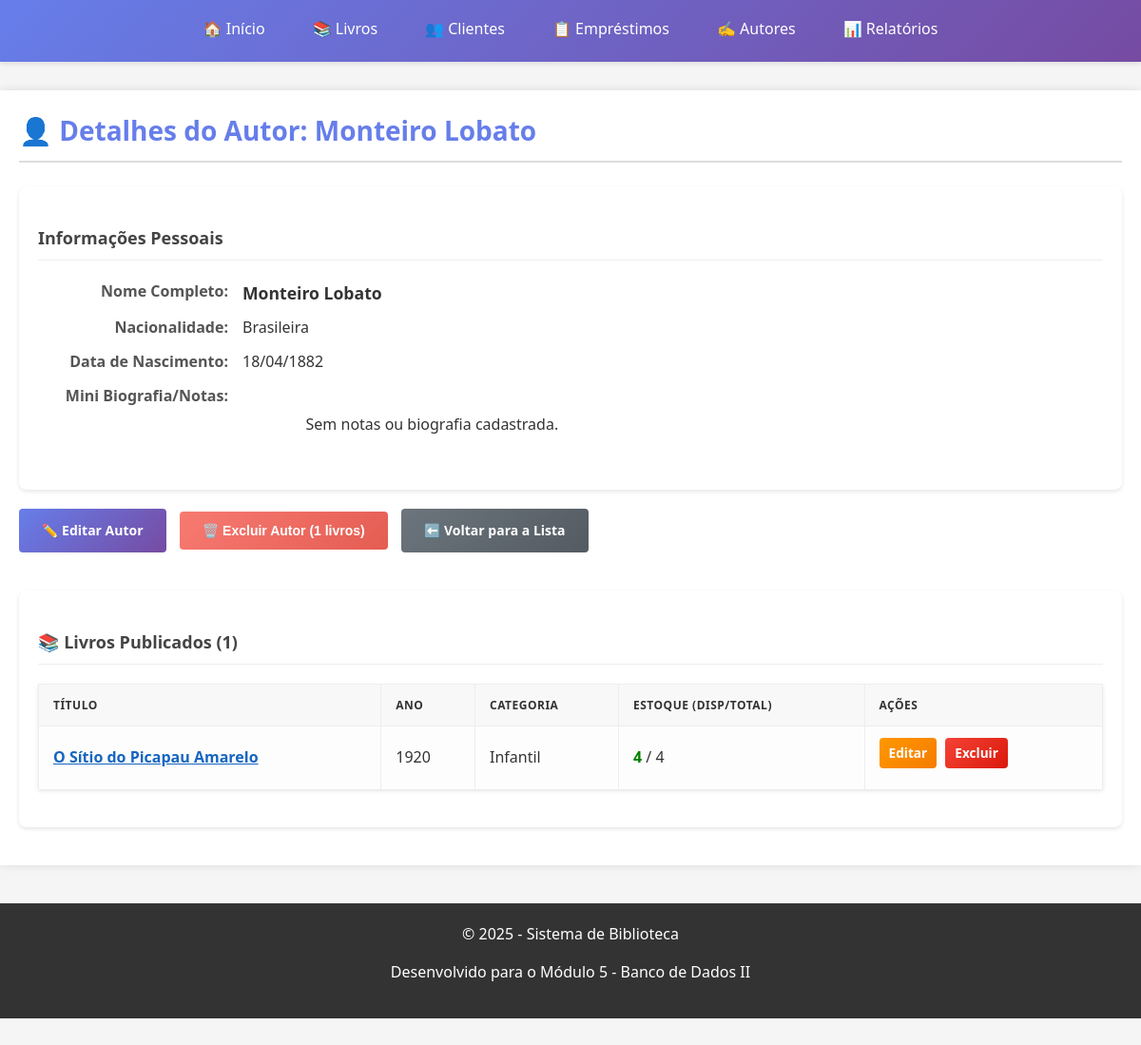
Page /biblioteca/autor_detalhes.php?id=10 on the committed database.
### tables this page shows
CREATE TABLE `autores` (
  `id` int(11) NOT NULL,
  `nome` varchar(150) NOT NULL,
  `nacionalidade` varchar(50) DEFAULT NULL,
  `data_nascimento` date DEFAULT NULL,
  `biografia` text DEFAULT NULL,
  `created_at` timestamp NOT NULL DEFAULT current_timestamp(),
  `updated_at` timestamp NOT NULL DEFAULT current_timestamp() ON UPDATE current_timestamp()
);

CREATE TABLE `livros` (
  `id` int(11) NOT NULL,
  `titulo` varchar(200) NOT NULL,
  `autor_id` int(11) NOT NULL,
  `isbn` varchar(20) DEFAULT NULL,
  `ano_publicacao` year(4) DEFAULT NULL,
  `editora` varchar(100) DEFAULT NULL,
  `numero_paginas` int(11) DEFAULT NULL,
  `quantidade_total` int(11) DEFAULT 1,
  `quantidade_disponivel` int(11) DEFAULT 1,
  `categoria` varchar(50) DEFAULT NULL,
  `capa_imagem` varchar(255) DEFAULT NULL,
  `localizacao` varchar(50) DEFAULT NULL,
  `created_at` timestamp NOT NULL DEFAULT current_timestamp(),
  `updated_at` timestamp NOT NULL DEFAULT current_timestamp() ON UPDATE current_timestamp()
);

### biblioteca/includes/funcoes.php (called while the page is built, shortened)
<?php
function formatarData($data) {
    return date('d/m/Y', strtotime($data));
}

### biblioteca/autor_detalhes.php (the view, shortened to what this page needs)
<?php
require_once 'includes/funcoes.php';
require_once 'includes/header.php';
$db = Database::getInstance();
$pdo = $db->getConnection();
$id = isset($_GET['id']) ? (int)$_GET['id'] : 0;
try {
    $sqlAutor = "SELECT * FROM autores WHERE id = :id";
    $stmtAutor = $pdo->prepare($sqlAutor);
    $stmtAutor->execute(['id' => $id]);
    $autor = $stmtAutor->fetch(PDO::FETCH_ASSOC);
    $sqlLivros = "SELECT * FROM livros WHERE autor_id = :id ORDER BY ano_publicacao DESC, titulo ASC";
    $stmtLivros = $pdo->prepare($sqlLivros);
    $stmtLivros->execute(['id' => $id]);
    $livros = $stmtLivros->fetchAll(PDO::FETCH_ASSOC);
    $totalLivros = count($livros);
?>
<h1 style="border-bottom: 2px solid #ddd; padding-bottom: 10px;">
    👤 Detalhes do Autor: <?= htmlspecialchars($autor['nome']) ?>
</h1>
<div class="card" style="margin-bottom: 20px;">
    <h3>Informações Pessoais</h3>
    <dl class="details-list">
        <dt>Nome Completo:</dt>
        <dd style="font-size: 1.1em; font-weight: bold;"><?= htmlspecialchars($autor['nome']) ?></dd>
        <dt>Nacionalidade:</dt>
        <dd><?= !empty($autor['nacionalidade']) ? htmlspecialchars($autor['nacionalidade']) : 'Não Informada' ?></dd>
        <dt>Data de Nascimento:</dt>
        <dd>
            <?php
                if (!empty($autor['data_nascimento']) && $autor['data_nascimento'] != '0000-00-00') {
                    echo formatarData($autor['data_nascimento']);
                } else {
                    echo 'Não Informada';
                }
            ?>
        </dd>
        <dt>Mini Biografia/Notas:</dt>
        <dd>
            <p style="white-space: pre-wrap; margin-top: 5px;">
                <?= !empty($autor['biografia']) ? htmlspecialchars($autor['biografia']) : 'Sem notas ou biografia cadastrada.' ?>
            </p>
        </dd>
    </dl>
</div>
<div class="actions" style="margin-bottom: 30px;">
    <a href="autor_editar.php?id=<?= $autor['id'] ?>" class="btn btn-primary">
        ✏️ Editar Autor
    </a>
    <?php if ($totalLivros == 0): ?>
        <a href="autor_excluir.php?id=<?= $autor['id'] ?>" class="btn btn-danger">
            🗑️ Excluir Autor
        </a>
    <?php else: ?>
        <button class="btn btn-danger" disabled title="Exclua os <?= $totalLivros ?> livros deste autor primeiro." style="opacity: 0.7;">
            🗑️ Excluir Autor (<?= $totalLivros ?> livros)
        </button>
    <?php endif; ?>
    <a href="autores.php" class="btn btn-secondary">
        ⬅️ Voltar para a Lista
    </a>
</div>
<div class="card">
    <h3>📚 Livros Publicados (<?= $totalLivros ?>)</h3>
    <?php if ($totalLivros > 0): ?>
        <table class="table-striped">
            <thead>
                <tr>
                    <th>Título</th>
                    <th>Ano</th>
                    <th>Categoria</th>
                    <th>Estoque (Disp/Total)</th>
                    <th>Ações</th>
                </tr>
            </thead>
            <tbody>
                <?php foreach ($livros as $livro): ?>
                <tr>
                    <td>
                        <a href="livro_detalhes.php?id=<?= $livro['id'] ?>" style="font-weight: bold; color: #1565C0;">
                            <?= htmlspecialchars($livro['titulo']) ?>
                        </a>
                    </td>
                    <td><?= htmlspecialchars($livro['ano_publicacao']) ?? 'N/A' ?></td>
                    <td><?= htmlspecialchars($livro['categoria']) ?? 'N/A' ?></td>
                    <td>
                        <span style="color: <?= ($livro['quantidade_disponivel'] > 0) ? 'green' : 'red' ?>; font-weight: bold;">
                            <?= $livro['quantidade_disponivel'] ?>
                        </span>
                        / <?= $livro['quantidade_total'] ?>
                    </td>
                    <td>
                        <a href="livro_editar.php?id=<?= $livro['id'] ?>" class="btn btn-warning btn-small">Editar</a>
                        <a href="livro_excluir.php?id=<?= $livro['id'] ?>" class="btn btn-danger btn-small">Excluir</a>
                    </td>
                </tr>
                <?php endforeach; ?>
            </tbody>
        </table>
    <?php else: ?>
        <div class="alert alert-info">
            Nenhum livro cadastrado para este autor. Você pode <a href="livro_novo.php" style="color: #0c5460; text-decoration: underline;">adicionar um novo livro</a> agora.
        </div>
    <?php endif; ?>
</div>
<?php
} catch (PDOException $e) {
    exibirMensagem('erro', '❌ Erro ao buscar detalhes do autor: ' . $e->getMessage());
}
require_once 'includes/footer.php';
?>

### biblioteca/includes/header.php (style rules this page uses)
* { margin: 0; padding: 0; box-sizing: border-box; }
body { font-family: 'Segoe UI', Tahoma, Geneva, Verdana, sans-serif; background-color: #f5f5f5; color: #333; line-height: 1.6; padding-bottom: 60px; }
h1 { color: #667eea; margin-bottom: 25px; padding-bottom: 15px; border-bottom: 3px solid #667eea; font-size: 28px; }
h3 { color: #555; margin: 20px 0 10px 0; font-size: 18px; }
p { margin-bottom: 15px; }
table { width: 100%; border-collapse: collapse; margin: 20px 0; background-color: white; box-shadow: 0 2px 4px rgba(0,0,0,0.1); }
table thead { background: linear-gradient(135deg, #667eea 0%, #764ba2 100%); color: white; }
table th { padding: 15px; text-align: left; font-weight: 600; text-transform: uppercase; font-size: 12px; letter-spacing: 0.5px; }
table td { padding: 12px 15px; border-bottom: 1px solid #e0e0e0; }
table tbody tr:last-child td { border-bottom: none; }
.btn { display: inline-block; padding: 12px 24px; background: linear-gradient(135deg, #667eea 0%, #764ba2 100%); color: white; text-decoration: none; border: none; border-radius: 4px; cursor: pointer; font-size: 14px; font-weight: 600; transition: all 0.3s ease; margin-right: 10px; margin-bottom: 10px; }
.btn-danger { background: linear-gradient(135deg, #f44336 0%, #da190b 100%); }
.btn-warning { background: linear-gradient(135deg, #ff9800 0%, #f57c00 100%); }
.btn-secondary { background: linear-gradient(135deg, #6c757d 0%, #545b62 100%); }
.btn-small { padding: 8px 16px; font-size: 12px; }
.card { background-color: white; border-radius: 8px; box-shadow: 0 2px 4px rgba(0,0,0,0.1); padding: 20px; margin: 20px 0; }

### biblioteca/autor_detalhes.php (style rules this page uses)
.details-list { display: grid; grid-template-columns: 200px 1fr; gap: 10px 15px; margin: 20px 0; }
.details-list dt { font-weight: bold; color: #555; grid-column: 1 / 2; text-align: right; }
.details-list dd { margin: 0; grid-column: 2 / 3; word-break: break-word; }
.card h3 { border-bottom: 1px solid #eee; padding-bottom: 8px; margin-bottom: 15px; color: #444; }
.table-striped { width: 100%; border-collapse: collapse; }
.table-striped th, .table-striped td { padding: 12px 15px; border: 1px solid #eee; text-align: left; }
.table-striped th { background-color: #f8f8f8; color: #333; }
.table-striped tbody tr:nth-child(odd) { background-color: #fdfdfd; }
.btn-small { padding: 5px 10px; font-size: 0.85em; margin-right: 5px; }

### rows in the picture
autores: nome "Monteiro Lobato", nacionalidade "Brasileira", data_nascimento "18/04/1882"
livros: titulo "O Sítio do Picapau Amarelo", ano_publicacao "1920", categoria "Infantil", quantidade_disponivel "4", quantidade_total "4"

### other values in the picture
$totalLivros "1"
